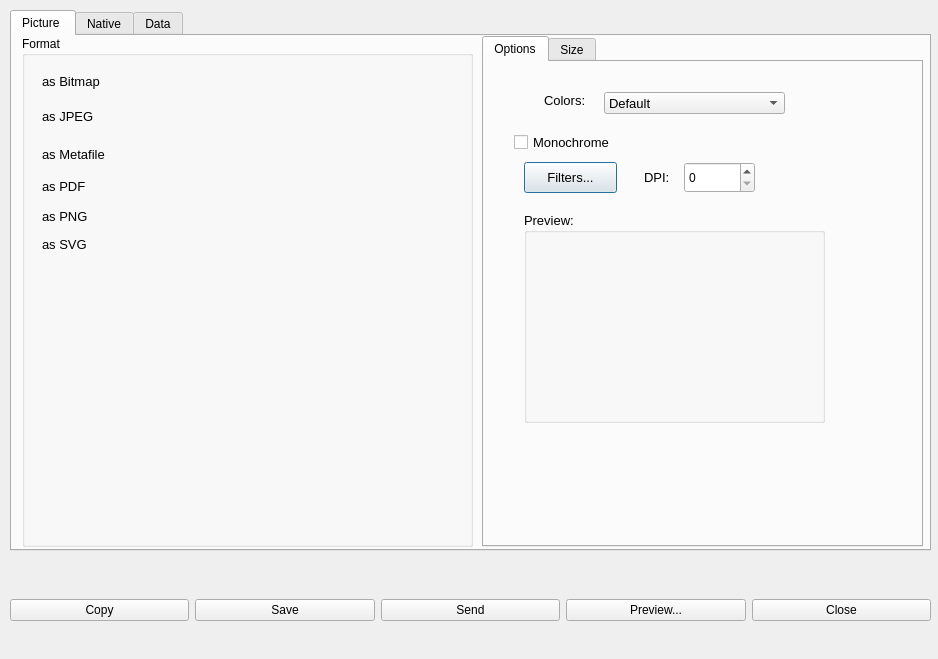
<?xml version="1.0" encoding="UTF-8"?>
<ui version="4.0">
 <class>Dialog</class>
 <widget class="QDialog" name="Dialog">
  <property name="geometry">
   <rect>
    <x>0</x>
    <y>0</y>
    <width>938</width>
    <height>659</height>
   </rect>
  </property>
  <property name="sizePolicy">
   <sizepolicy hsizetype="Minimum" vsizetype="Minimum">
    <horstretch>0</horstretch>
    <verstretch>0</verstretch>
   </sizepolicy>
  </property>
  <property name="minimumSize">
   <size>
    <width>938</width>
    <height>659</height>
   </size>
  </property>
  <property name="maximumSize">
   <size>
    <width>938</width>
    <height>659</height>
   </size>
  </property>
  <property name="windowTitle">
   <string>Dialog</string>
  </property>
  <widget class="QWidget" name="verticalLayoutWidget">
   <property name="geometry">
    <rect>
     <x>10</x>
     <y>10</y>
     <width>921</width>
     <height>541</height>
    </rect>
   </property>
   <layout class="QVBoxLayout" name="verticalLayout">
    <item>
     <widget class="QTabWidget" name="tabWidget">
      <property name="currentIndex">
       <number>0</number>
      </property>
      <widget class="QWidget" name="tab">
       <attribute name="title">
        <string>Picture </string>
       </attribute>
       <widget class="QGroupBox" name="groupBox">
        <property name="geometry">
         <rect>
          <x>10</x>
          <y>0</y>
          <width>451</width>
          <height>511</height>
         </rect>
        </property>
        <property name="font">
         <font>
          <weight>50</weight>
          <bold>false</bold>
         </font>
        </property>
        <property name="title">
         <string>Format</string>
        </property>
        <widget class="QLabel" name="label">
         <property name="geometry">
          <rect>
           <x>20</x>
           <y>30</y>
           <width>101</width>
           <height>31</height>
          </rect>
         </property>
         <property name="font">
          <font>
           <pointsize>10</pointsize>
          </font>
         </property>
         <property name="text">
          <string>as Bitmap</string>
         </property>
        </widget>
        <widget class="QLabel" name="label_2">
         <property name="geometry">
          <rect>
           <x>20</x>
           <y>70</y>
           <width>71</width>
           <height>20</height>
          </rect>
         </property>
         <property name="font">
          <font>
           <pointsize>10</pointsize>
          </font>
         </property>
         <property name="text">
          <string>as JPEG</string>
         </property>
        </widget>
        <widget class="QLabel" name="label_3">
         <property name="geometry">
          <rect>
           <x>20</x>
           <y>110</y>
           <width>101</width>
           <height>16</height>
          </rect>
         </property>
         <property name="font">
          <font>
           <pointsize>10</pointsize>
          </font>
         </property>
         <property name="text">
          <string>as Metafile</string>
         </property>
        </widget>
        <widget class="QLabel" name="label_4">
         <property name="geometry">
          <rect>
           <x>20</x>
           <y>140</y>
           <width>61</width>
           <height>21</height>
          </rect>
         </property>
         <property name="font">
          <font>
           <pointsize>10</pointsize>
          </font>
         </property>
         <property name="text">
          <string>as PDF</string>
         </property>
        </widget>
        <widget class="QLabel" name="label_5">
         <property name="geometry">
          <rect>
           <x>20</x>
           <y>170</y>
           <width>61</width>
           <height>21</height>
          </rect>
         </property>
         <property name="font">
          <font>
           <pointsize>10</pointsize>
          </font>
         </property>
         <property name="text">
          <string>as PNG</string>
         </property>
        </widget>
        <widget class="QLabel" name="label_6">
         <property name="geometry">
          <rect>
           <x>20</x>
           <y>200</y>
           <width>55</width>
           <height>16</height>
          </rect>
         </property>
         <property name="font">
          <font>
           <pointsize>10</pointsize>
          </font>
         </property>
         <property name="text">
          <string>as SVG </string>
         </property>
        </widget>
       </widget>
       <widget class="QTabWidget" name="tabWidget_2">
        <property name="geometry">
         <rect>
          <x>470</x>
          <y>0</y>
          <width>441</width>
          <height>511</height>
         </rect>
        </property>
        <property name="currentIndex">
         <number>0</number>
        </property>
        <widget class="QWidget" name="tab_4">
         <attribute name="title">
          <string>Options</string>
         </attribute>
         <widget class="QLabel" name="label_7">
          <property name="geometry">
           <rect>
            <x>60</x>
            <y>30</y>
            <width>55</width>
            <height>16</height>
           </rect>
          </property>
          <property name="font">
           <font>
            <pointsize>10</pointsize>
           </font>
          </property>
          <property name="text">
           <string>Colors:</string>
          </property>
         </widget>
         <widget class="QComboBox" name="comboBox">
          <property name="geometry">
           <rect>
            <x>120</x>
            <y>30</y>
            <width>181</width>
            <height>22</height>
           </rect>
          </property>
          <property name="font">
           <font>
            <pointsize>10</pointsize>
           </font>
          </property>
          <item>
           <property name="text">
            <string>Default </string>
           </property>
          </item>
          <item>
           <property name="text">
            <string>White </string>
           </property>
          </item>
          <item>
           <property name="text">
            <string>Red </string>
           </property>
          </item>
          <item>
           <property name="text">
            <string>Blue </string>
           </property>
          </item>
          <item>
           <property name="text">
            <string>Green </string>
           </property>
          </item>
          <item>
           <property name="text">
            <string>Yellow</string>
           </property>
          </item>
          <item>
           <property name="text">
            <string>Black</string>
           </property>
          </item>
         </widget>
         <widget class="QCheckBox" name="checkBox">
          <property name="geometry">
           <rect>
            <x>30</x>
            <y>70</y>
            <width>121</width>
            <height>20</height>
           </rect>
          </property>
          <property name="font">
           <font>
            <pointsize>10</pointsize>
           </font>
          </property>
          <property name="text">
           <string>Monochrome</string>
          </property>
         </widget>
         <widget class="QPushButton" name="pushButton">
          <property name="geometry">
           <rect>
            <x>40</x>
            <y>100</y>
            <width>93</width>
            <height>31</height>
           </rect>
          </property>
          <property name="font">
           <font>
            <pointsize>10</pointsize>
           </font>
          </property>
          <property name="text">
           <string>Filters...</string>
          </property>
         </widget>
         <widget class="QLabel" name="label_8">
          <property name="geometry">
           <rect>
            <x>160</x>
            <y>100</y>
            <width>55</width>
            <height>31</height>
           </rect>
          </property>
          <property name="font">
           <font>
            <pointsize>10</pointsize>
           </font>
          </property>
          <property name="text">
           <string>DPI:</string>
          </property>
         </widget>
         <widget class="QSpinBox" name="spinBox">
          <property name="geometry">
           <rect>
            <x>200</x>
            <y>100</y>
            <width>71</width>
            <height>31</height>
           </rect>
          </property>
         </widget>
         <widget class="QGroupBox" name="groupBox_2">
          <property name="geometry">
           <rect>
            <x>40</x>
            <y>150</y>
            <width>301</width>
            <height>211</height>
           </rect>
          </property>
          <property name="font">
           <font>
            <pointsize>10</pointsize>
           </font>
          </property>
          <property name="title">
           <string>Preview:</string>
          </property>
          <widget class="QWidget" name="widget" native="true">
           <property name="geometry">
            <rect>
             <x>9</x>
             <y>19</y>
             <width>281</width>
             <height>181</height>
            </rect>
           </property>
          </widget>
         </widget>
        </widget>
        <widget class="QWidget" name="tab_5">
         <attribute name="title">
          <string>Size</string>
         </attribute>
        </widget>
       </widget>
      </widget>
      <widget class="QWidget" name="tab_3">
       <attribute name="title">
        <string>Native</string>
       </attribute>
      </widget>
      <widget class="QWidget" name="tab_2">
       <attribute name="title">
        <string>Data</string>
       </attribute>
      </widget>
     </widget>
    </item>
   </layout>
  </widget>
  <widget class="QWidget" name="horizontalLayoutWidget">
   <property name="geometry">
    <rect>
     <x>10</x>
     <y>570</y>
     <width>921</width>
     <height>80</height>
    </rect>
   </property>
   <layout class="QHBoxLayout" name="horizontalLayout">
    <item>
     <widget class="QPushButton" name="pushButton_6">
      <property name="text">
       <string>Copy</string>
      </property>
     </widget>
    </item>
    <item>
     <widget class="QPushButton" name="pushButton_5">
      <property name="text">
       <string>Save</string>
      </property>
     </widget>
    </item>
    <item>
     <widget class="QPushButton" name="pushButton_4">
      <property name="text">
       <string>Send</string>
      </property>
     </widget>
    </item>
    <item>
     <widget class="QPushButton" name="pushButton_3">
      <property name="text">
       <string>Preview...</string>
      </property>
     </widget>
    </item>
    <item>
     <widget class="QPushButton" name="pushButton_2">
      <property name="text">
       <string>Close</string>
      </property>
     </widget>
    </item>
   </layout>
  </widget>
 </widget>
 <resources/>
 <connections/>
</ui>
